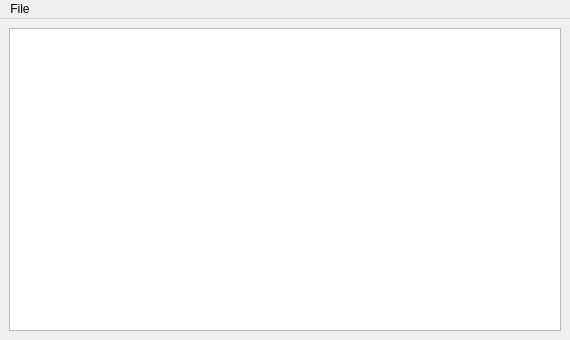
<?xml version="1.0" encoding="UTF-8"?>
<ui version="4.0">
 <class>DocumentWindowSpecWindow</class>
 <widget class="QMainWindow" name="DocumentWindowSpecWindow">
  <property name="geometry">
   <rect>
    <x>0</x>
    <y>0</y>
    <width>570</width>
    <height>340</height>
   </rect>
  </property>
  <property name="windowTitle">
   <string>MainWindow</string>
  </property>
  <widget class="QWidget" name="centralwidget">
   <layout class="QVBoxLayout" name="verticalLayout">
    <item>
     <widget class="QPlainTextEdit" name="plainTextEdit"/>
    </item>
   </layout>
  </widget>
  <widget class="QMenuBar" name="menubar">
   <property name="geometry">
    <rect>
     <x>0</x>
     <y>0</y>
     <width>570</width>
     <height>22</height>
    </rect>
   </property>
   <widget class="QMenu" name="menuFile">
    <property name="title">
     <string>File</string>
    </property>
    <widget class="QMenu" name="menuOpen_recent">
     <property name="title">
      <string>Open recent</string>
     </property>
     <addaction name="actionNone"/>
    </widget>
    <addaction name="menuOpen_recent"/>
   </widget>
   <addaction name="menuFile"/>
  </widget>
  <action name="actionNone">
   <property name="enabled">
    <bool>false</bool>
   </property>
   <property name="text">
    <string>None</string>
   </property>
  </action>
 </widget>
 <resources/>
 <connections/>
</ui>
